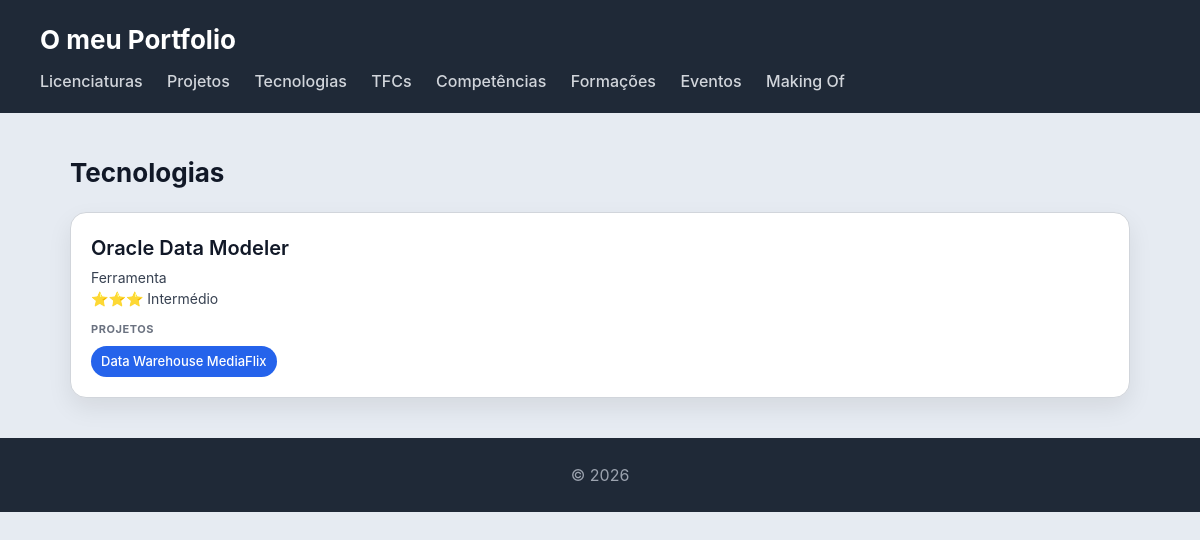
The page /portfolio/tecnologias/ on the database as committed earlier.
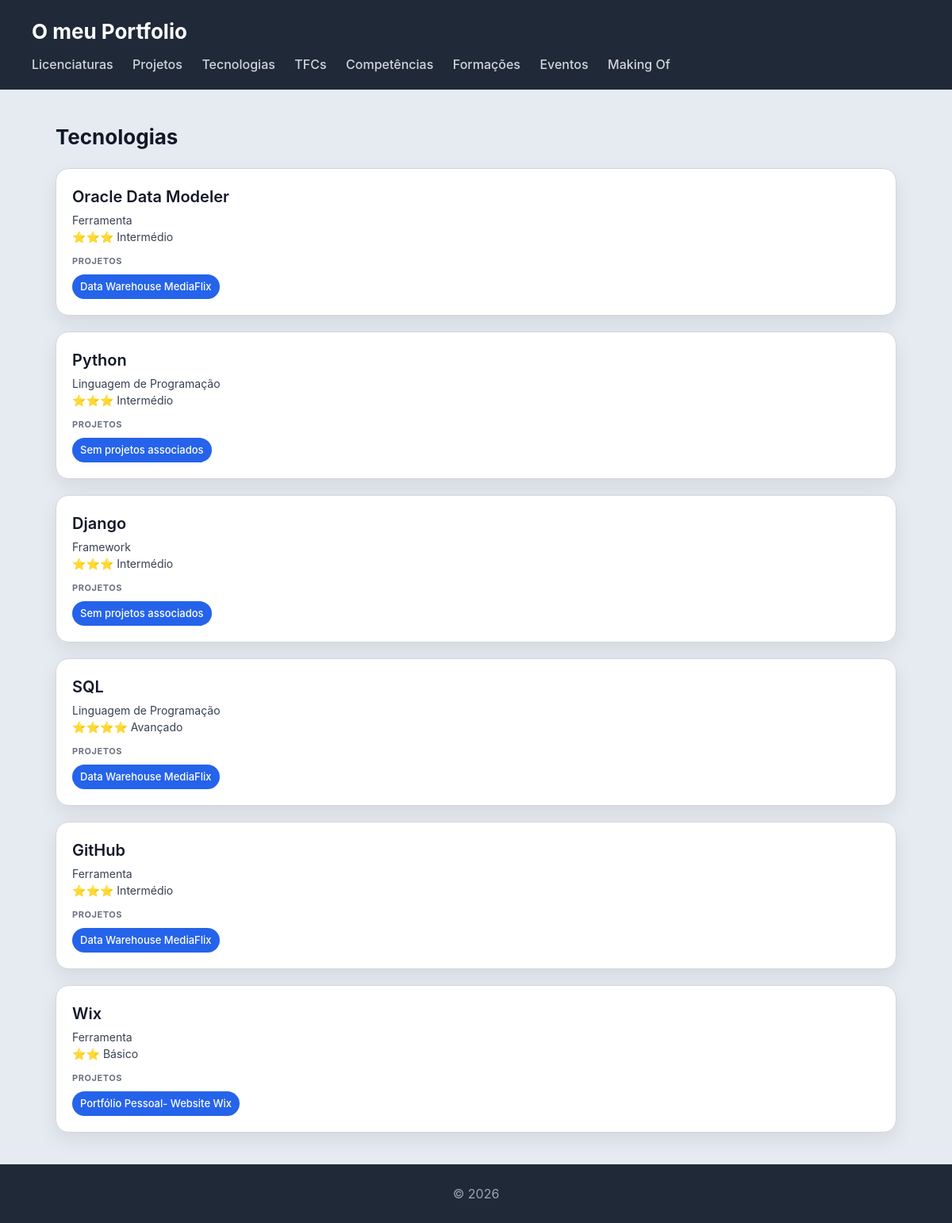
The same page on the database as committed later.
### portfolio/models.py (models this page shows, shortened)
class Tecnologia(models.Model):
    NIVEL_CHOICES = [
        (1, '⭐ Iniciante'),
        (2, '⭐⭐ Básico'),
        (3, '⭐⭐⭐ Intermédio'),
        (4, '⭐⭐⭐⭐ Avançado'),
        (5, '⭐⭐⭐⭐⭐ Expert'),
    ]
    CATEGORIA_CHOICES = [
        ('linguagem', 'Linguagem de Programação'),
        ('framework', 'Framework'),
        ('base_dados', 'Base de Dados'),
        ('ferramenta', 'Ferramenta'),
        ('outro', 'Outro'),
    ]
    nome = models.CharField(max_length=100)
    categoria = models.CharField(max_length=50, choices=CATEGORIA_CHOICES)
    descricao = models.TextField(blank=True)
    logo = models.ImageField(upload_to='tecnologias/', blank=True, null=True)
    link_oficial = models.URLField(blank=True)
    nivel_interesse = models.IntegerField(choices=NIVEL_CHOICES, default=3)
    projetos = models.ManyToManyField(Projeto, blank=True, related_name='tecnologias_usadas')

class Projeto(models.Model):
    unidade_curricular = models.ForeignKey(UnidadeCurricular, on_delete=models.SET_NULL, null=True, blank=True, related_name='projetos')
    nome = models.CharField(max_length=200)
    descricao = models.TextField()
    tecnologias = models.TextField(help_text="Ex: Python, Django, HTML, CSS")
    imagem = models.ImageField(upload_to='projetos/', blank=True, null=True)
    video_url = models.URLField(blank=True, help_text="Link para video demo no YouTube")
    link_github = models.URLField(blank=True)
    data = models.DateField(blank=True, null=True)
    conceitos_aplicados = models.TextField(blank=True, help_text="Conceitos da UC aplicados neste projeto")

### portfolio/views.py (the view)
# urls.py: path('tecnologias/', views.tecnologias_view, name='tecnologias'),
def tecnologias_view(request):
    tecnologias = Tecnologia.objects.prefetch_related('projetos').all()
    return render(request, 'portfolio/tecnologias.html', {'tecnologias': tecnologias})

### portfolio/templates/portfolio/tecnologias.html
{% extends "portfolio/base.html" %}
{% block content %}
<h2>Tecnologias</h2>
<section>
  {% for tecnologia in tecnologias %}
  <article>
    <header>
      <h3>{{ tecnologia.nome }}</h3>
      <p>{{ tecnologia.get_categoria_display }}</p>
      <p>{{ tecnologia.get_nivel_interesse_display }}</p>
    </header>
    <section>
      <h4>Projetos</h4>
      <ul>
        {% for projeto in tecnologia.projetos.all %}
          <li>{{ projeto.nome }}</li>
        {% empty %}
          <li>Sem projetos associados</li>
        {% endfor %}
      </ul>
    </section>
  </article>
  {% endfor %}
</section>
{% endblock %}

Rows that differ between the two databases and show on the page:
added Tecnologia: nome "Python", categoria "Linguagem de Programação", nivel_interesse "⭐⭐⭐ Intermédio"
added Tecnologia: nome "Django", categoria "Framework", nivel_interesse "⭐⭐⭐ Intermédio"
added Tecnologia: nome "SQL", categoria "Linguagem de Programação", nivel_interesse "⭐⭐⭐⭐ Avançado", Projeto (nome "Data Warehouse MediaFlix")
added Tecnologia: nome "GitHub", categoria "Ferramenta", nivel_interesse "⭐⭐⭐ Intermédio", Projeto (nome "Data Warehouse MediaFlix")
added Tecnologia: nome "Wix", categoria "Ferramenta", nivel_interesse "⭐⭐ Básico"
added Projeto: nome "Portfólio Pessoal- Website Wix", shown under "Wix"
